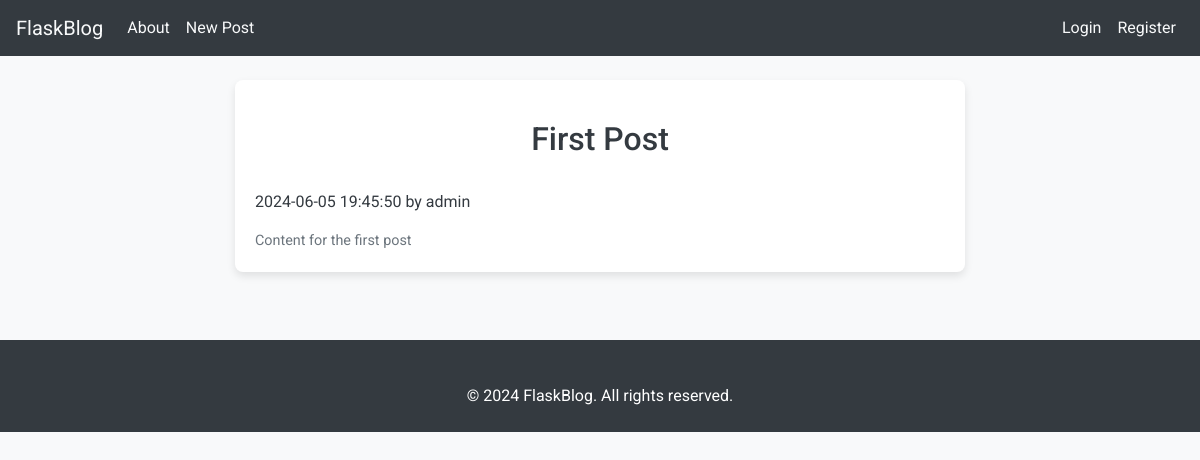
The page /1 on the database its author committed.
### tables this page shows
CREATE TABLE posts (
    id INTEGER PRIMARY KEY AUTOINCREMENT,
    user_id INTEGER NOT NULL,
    created TIMESTAMP NOT NULL DEFAULT CURRENT_TIMESTAMP,
    title TEXT NOT NULL,
    content TEXT NOT NULL,
    FOREIGN KEY (user_id) REFERENCES users (id)
);

CREATE TABLE users (
    id INTEGER PRIMARY KEY AUTOINCREMENT,
    username TEXT NOT NULL,
    email TEXT NOT NULL,
    password TEXT NOT NULL
);

### app.py (the view)
@app.route("/<int:post_id>")
def post(post_id):
    post = get_post(post_id)
    return render_template("post.html", post=post)

### app.py (called while the page is built)
def get_connection():
    conn = sqlite3.connect("database.db")
    conn.row_factory = sqlite3.Row
    return conn

def get_post(post_id):
    conn = get_connection()
    post = conn.execute(
        """
        SELECT posts.*, users.username
        FROM posts
        JOIN users ON posts.user_id = users.id
        WHERE posts.id = ?
    """,
        (post_id,),
    ).fetchone()
    conn.close()
    if post is None:
        abort(404)
    return post

### templates/post.html
{% extends 'base.html' %}
{% block content %}
<div class="row">
    <div class="col-md-8 mx-auto">
        <div class="card">
            <div class="card-body">
                <h2 class="card-title">{% block title %} {{ post['title'] }} {% endblock %}</h2>
                <p class="card-meta">{{ post['created'] }} by {{ post['username'] }}</p>
                <p class="card-text">{{ post['content'] }}</p>
            </div>
        </div>
    </div>
</div>
{% endblock %}

### static/style/style.css (style rules this page uses)
body { font-family: 'Roboto', sans-serif; background-color: #f8f9fa; color: #343a40; margin: 0; padding: 0; }
h1, h2 { text-align: center; color: #343a40; padding: 20px; }
.card { margin-bottom: 20px; border: none; border-radius: 0.5rem; box-shadow: 0 4px 8px rgba(0, 0, 0, 0.1); }
.card-text { font-size: 0.9em; color: #6c757d; }

### rows shown on the page
posts: title "First Post", created "2024-06-05 19:45:50", content "Content for the first post"
users: username "admin"
